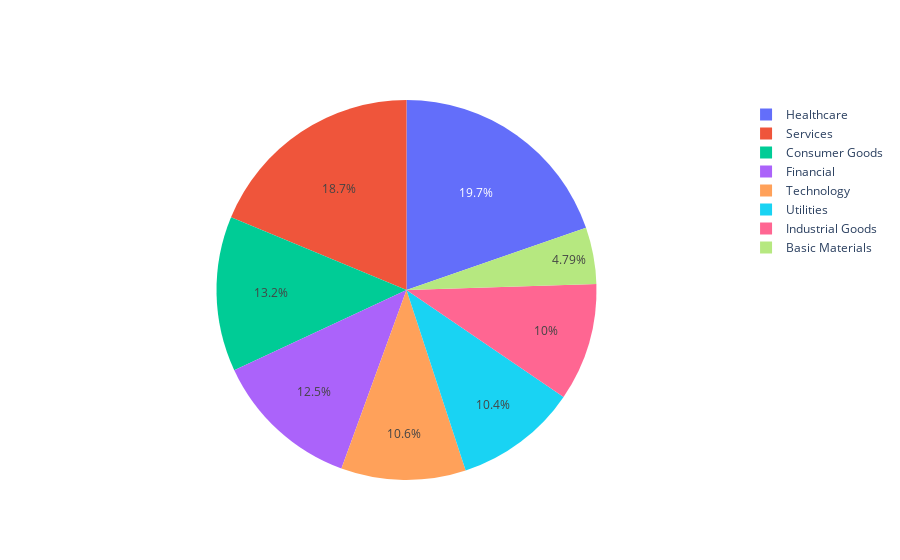

Notebook source saved alongside this figure:
### Code cell
labels = companies.sector.unique()
values = companies['sector'].value_counts(normalize = False)

fig = go.Figure(data =[go.Pie(labels=labels, values=values)])
fig.show()

### Figure 1 — Plotly figure (JSON) as saved in the notebook; plotly's stock layout.template omitted (floating-point values rounded to 4 significant figures)
{"data": [{"labels": ["Healthcare", "Services", "Consumer Goods", "Financial", "Technology", "Utilities", "Industrial Goods", "Basic Materials"], "type": "pie", "values": [7989, 7601, 5353, 5072, 4302, 4239, 4065, 1945]}], "layout": {}}
